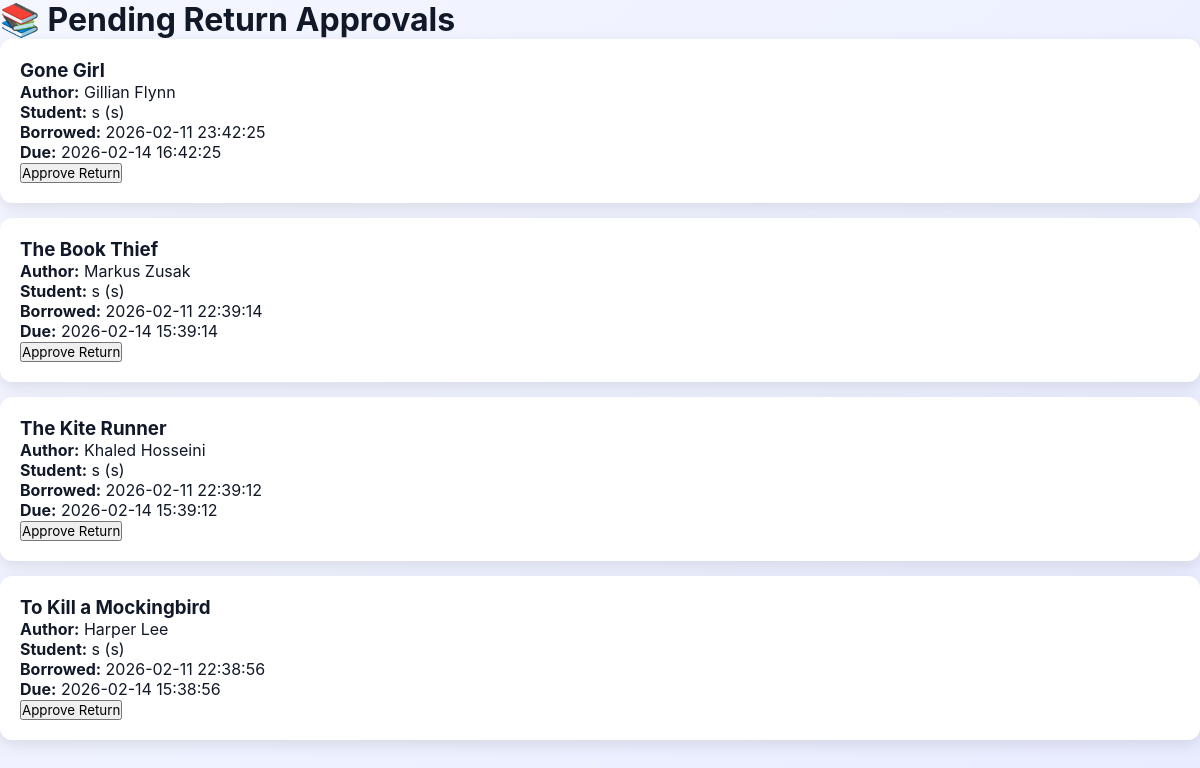
The page /admin/admin_returns.php (signed in) on the database its author committed.
### tables this page shows
CREATE TABLE `borrow_transactions` (
  `checkout_id` int(11) NOT NULL,
  `book_id` int(11) NOT NULL,
  `student_id` varchar(50) NOT NULL,
  `student_name` varchar(100) NOT NULL,
  `borrow_date` datetime DEFAULT current_timestamp(),
  `due_date` datetime DEFAULT NULL,
  `return_date` datetime DEFAULT NULL,
  `status` enum('borrowed','pending_return','returned') DEFAULT 'borrowed'
);

CREATE TABLE `books` (
  `id` int(11) NOT NULL,
  `title` varchar(255) DEFAULT NULL,
  `author` varchar(255) DEFAULT NULL,
  `category` varchar(100) DEFAULT NULL,
  `published_year` varchar(50) DEFAULT NULL,
  `status` enum('Available','Borrowed') DEFAULT 'Available'
);

### admin/admin_returns.php (the view, shortened to what this page needs)
<?php
include "db.php";
$stmt = $conn->prepare("
    SELECT bt.checkout_id, bt.student_name, bt.student_id,
           b.title, b.author, bt.borrow_date, bt.due_date
    FROM borrow_transactions bt
    JOIN books b ON b.id = bt.book_id
    WHERE bt.status = 'pending_return'
    ORDER BY bt.borrow_date DESC
");
$stmt->execute();
$result = $stmt->get_result();
?>
<!DOCTYPE html>
<html>
<head>
<link rel="stylesheet" href="style.css">
</head>
<body>
<h1>📚 Pending Return Approvals</h1>
<?php
if ($result->num_rows === 0) {
    echo "<p>No pending return requests.</p>";
} else {
    while ($row = $result->fetch_assoc()) {
        echo "<div style='background:white; padding:20px; margin-bottom:15px; border-radius:12px; box-shadow:0 5px 15px rgba(0,0,0,0.1);'>
                <h3>".htmlspecialchars($row['title'])."</h3>
                <p><strong>Author:</strong> ".htmlspecialchars($row['author'])."</p>
                <p><strong>Student:</strong> ".htmlspecialchars($row['student_name'])." (".$row['student_id'].")</p>
                <p><strong>Borrowed:</strong> ".$row['borrow_date']."</p>
                <p><strong>Due:</strong> ".$row['due_date']."</p>
                <form method='POST'>
                    <input type='hidden' name='approve_id' value='".$row['checkout_id']."'>
                    <button type='submit'>Approve Return</button>
                </form>
              </div>";
    }
}
?>
</body>
</html>

### style/style.css (style rules this page uses)
* { margin: 0; padding: 0; box-sizing: border-box; font-family: 'Inter', sans-serif; }
body { background: var(--bg); color: var(--dark); }
:root { --primary-dark: #14249c; --primary-light: #aba30e; --bg: #f2f2f7; --card-bg: #ffffff; --dark-text: #111827; --light-text: #555555; --shadow: rgba(0,0,0,0.12); }
body { background: var(--bg); font-family: 'Inter', sans-serif; margin: 0; padding: 0; color: var(--dark-text); }
body { margin: 0; font-family: 'Segoe UI', sans-serif; background: linear-gradient(135deg, #f4f7ff, #e9ecff); min-height: 100vh; }

### rows shown on the page
borrow_transactions: book.title "Gone Girl", book.author "Gillian Flynn", student_name "s", student "s", borrow_date "2026-02-11 23:42:25", due_date "2026-02-14 16:42:25"
borrow_transactions: book.title "The Book Thief", book.author "Markus Zusak", student_name "s", student "s", borrow_date "2026-02-11 22:39:14", due_date "2026-02-14 15:39:14"
borrow_transactions: book.title "The Kite Runner", book.author "Khaled Hosseini", student_name "s", student "s", borrow_date "2026-02-11 22:39:12", due_date "2026-02-14 15:39:12"
borrow_transactions: book.title "To Kill a Mockingbird", book.author "Harper Lee", student_name "s", student "s", borrow_date "2026-02-11 22:38:56", due_date "2026-02-14 15:38:56"
